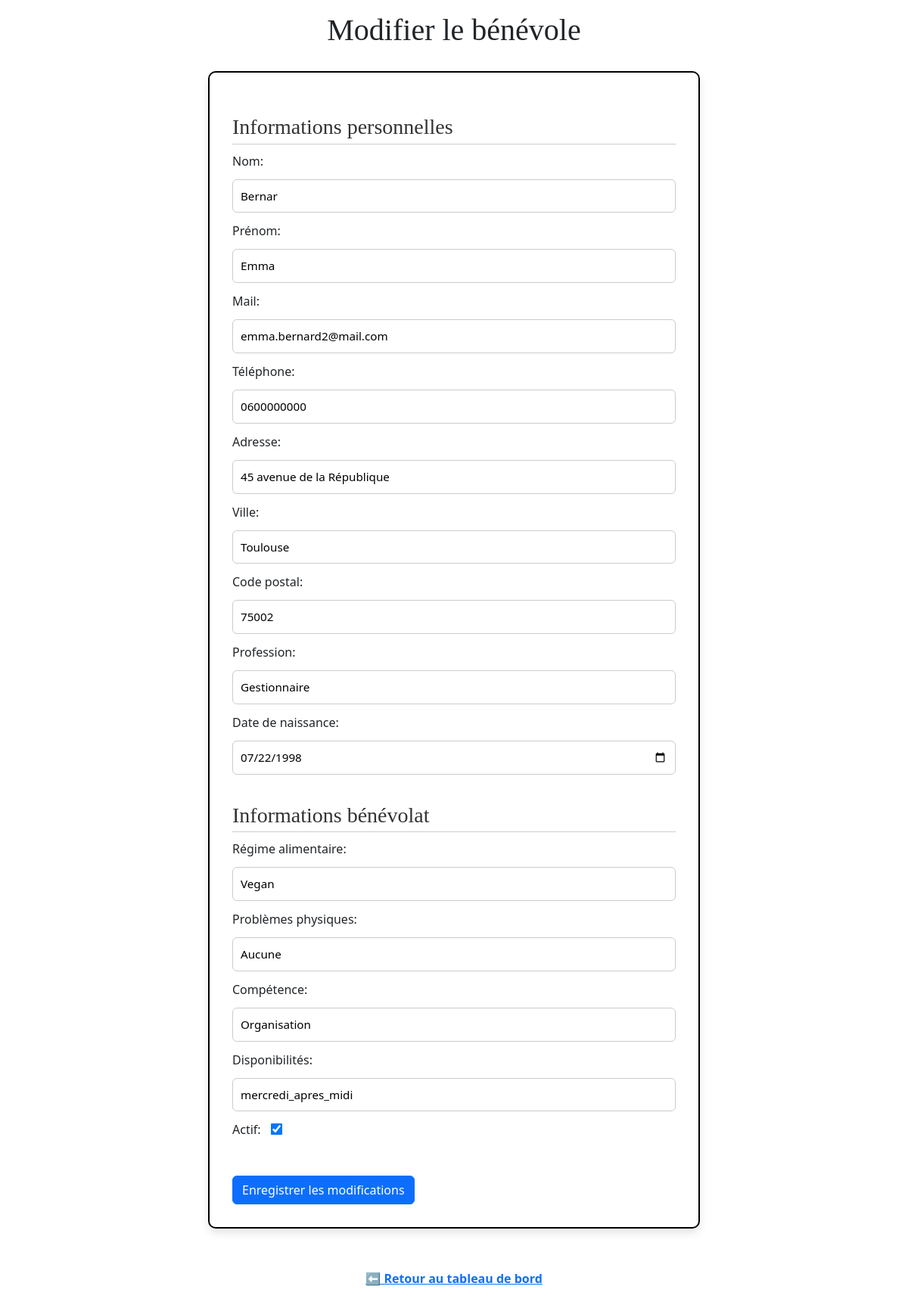
The page /fonction_1/modify_benevole.php?id=2 (signed in) on the database its author committed.
### tables this page shows
CREATE TABLE `benevole` (
  `idPersonne` int NOT NULL,
  `regime_alimentaire` varchar(100) DEFAULT NULL,
  `limitation_physique` varchar(100) DEFAULT NULL,
  `date_adhesion` date NOT NULL,
  `statut_actif` tinyint(1) NOT NULL,
  `disponibilite` varchar(255) DEFAULT NULL,
  `Competence` varchar(200) DEFAULT NULL,
  PRIMARY KEY (`idPersonne`),
  CONSTRAINT `benevole_ibfk_1` FOREIGN KEY (`idPersonne`) REFERENCES `PERSONNE` (`idPersonne`)
);

CREATE TABLE `PERSONNE` (
  `idPersonne` int NOT NULL AUTO_INCREMENT,
  `nom` varchar(100) NOT NULL,
  `prenom` varchar(100) NOT NULL,
  `date_naissance` date NOT NULL,
  `mail` varchar(255) NOT NULL DEFAULT '',
  `telephone` varchar(20) NOT NULL,
  `adresse` varchar(255) NOT NULL,
  `code_postal` varchar(10) DEFAULT NULL,
  `Profession` varchar(50) DEFAULT NULL,
  `Ville` varchar(50) DEFAULT NULL,
  PRIMARY KEY (`idPersonne`)
);

### fonction_1/modify_benevole.php (the view, shortened to what this page needs)
<?php
require '../connexion/db_connect.php';
$idPersonne = $_GET['id'];
$stmt = $pdo->prepare("
    SELECT p.nom, p.prenom, p.mail, p.telephone, p.adresse, p.ville, p.code_postal,
           p.profession, p.date_naissance,
           b.regime_alimentaire, b.limitation_physique, b.competence, b.disponibilite, b.statut_actif
    FROM PERSONNE p
    JOIN BENEVOLE b ON p.idPersonne = b.idPersonne
    WHERE p.idPersonne = ?
");
$stmt->execute([$idPersonne]);
$benevole = $stmt->fetch();
?>
<!DOCTYPE html>
<html>
<head>
    <link rel="stylesheet" href="../style_form.css">
    <link href="https://cdn.jsdelivr.net/npm/bootstrap@5.3.8/dist/css/bootstrap.min.css" rel="stylesheet">
</head>
<body>
<h1 class="mt-3">Modifier le bénévole</h1>
<form method="post">
    <h3>Informations personnelles</h3>
    Nom: <input type="text" name="nom" value="<?= htmlspecialchars($benevole['nom']) ?>" required><br>
    Prénom: <input type="text" name="prenom" value="<?= htmlspecialchars($benevole['prenom']) ?>" required><br>
    Mail: <input type="email" name="mail" value="<?= htmlspecialchars($benevole['mail']) ?>"><br>
    Téléphone: <input type="text" name="telephone" value="<?= htmlspecialchars($benevole['telephone']) ?>"><br>
    Adresse: <input type="text" name="adresse" value="<?= htmlspecialchars($benevole['adresse']) ?>"><br>
    Ville: <input type="text" name="ville" value="<?= htmlspecialchars($benevole['ville']) ?>"><br>
    Code postal: <input type="text" name="code_postal" value="<?= htmlspecialchars($benevole['code_postal']) ?>"><br>
    Profession: <input type="text" name="profession" value="<?= htmlspecialchars($benevole['profession']) ?>"><br>
    Date de naissance: <input type="date" name="date_naissance" value="<?= htmlspecialchars($benevole['date_naissance']) ?>" required><br>
    <h3>Informations bénévolat</h3>
    Régime alimentaire: <input type="text" name="regime_alimentaire" value="<?= htmlspecialchars($benevole['regime_alimentaire']) ?>"><br>
    Problèmes physiques: <input type="text" name="limitation_physique" value="<?= htmlspecialchars($benevole['limitation_physique']) ?>"><br>
    Compétence: <input type="text" name="competence" value="<?= htmlspecialchars($benevole['competence']) ?>"><br>
    Disponibilités: <input type="text" name="disponibilite" value="<?= htmlspecialchars($benevole['disponibilite']) ?>"><br>
    Actif: <input type="checkbox" name="statut_actif" <?= $benevole['statut_actif'] ? 'checked' : '' ?>><br><br>
    <button type="submit" class="btn btn-primary">Enregistrer les modifications</button>
</form>
<br>
<a href="index.php">⬅ Retour au tableau de bord</a>
</body>
</html>

### style_form.css (style rules this page uses)
body { font-family: Arial, Helvetica, sans-serif; background-color: #f2f2f2; margin: 0; padding: 0; }
h1 { font-family: 'Playfair Display', serif; text-align: center; margin-top: 30px; color: #222; }
form { background-color: #ffffff; max-width: 650px; margin: 30px auto; padding: 30px; border: 2px solid #000; border-radius: 10px; box-shadow: 0 6px 12px rgba(0,0,0,0.1); }
form h3 { font-family: 'Playfair Display', serif; margin-top: 25px; margin-bottom: 10px; color: #333; border-bottom: 1px solid #ccc; padding-bottom: 5px; }
form input[type="text"], form input[type="email"], form input[type="date"], form input[type="password"], form select { width: 100%; padding: 10px; margin-top: 12px; margin-bottom: 12px; border-radius: 6px; border: 1px solid #ccc; box-sizing: border-box; font-size: 0.95em; }
form input[type="checkbox"] { transform: scale(1.2); margin-left: 10px; }
form button { display: block; margin: 25px auto 0; padding: 12px 20px; background-color: #2196F3; color: white; border: none; border-radius: 8px; font-size: 1em; cursor: pointer; transition: background-color 0.2s ease; }
a { display: block; text-align: center; margin-bottom: 30px; color: #2196F3; font-weight: bold; text-decoration: none; }

### rows shown on the page
benevole: nom "Bernar", prenom "Emma", mail "emma.bernard2@mail.com", telephone "0600000000", adresse "45 avenue de la République", ville "Toulouse", code_postal "75002", profession "Gestionnaire", date_naissance "07/22/1998", regime_alimentaire "Vegan", limitation_physique "Aucune", competence "Organisation", disponibilite "mercredi_apres_midi", statut_actif "☑"
